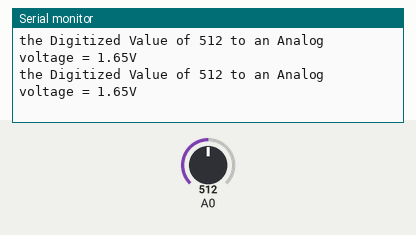
This program was run on a simulated ESP8266 (Wemos D1 mini). Shown: the last lines printed to the serial monitor. The inputs (shaded band) are chosen by the test bench; at power-on: A0 = 512.

Above: at 1.3 s.
1.4 s: A0 set to 716
At 1.9 s:
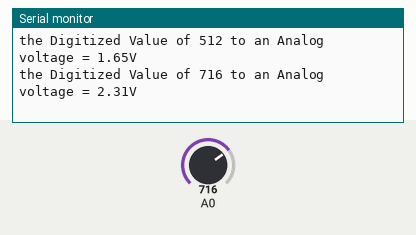
2.9 s: A0 set to 900
At 3.4 s:
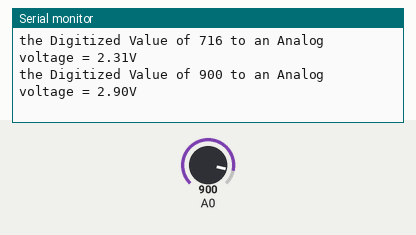
Timing chart, 0 to 5.9 s (numbered marks = the images above; inputs shaded):
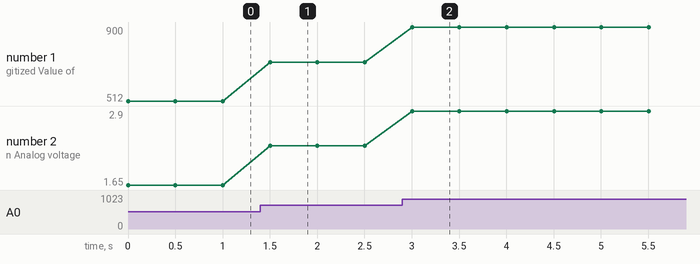

Measured:
- after the input at 1.4 s, the serial monitor: prints a new line after 0.10 s (image 1)
- after the input at 2.9 s, the serial monitor: prints a new line after 0.10 s (image 2)
- plotted number 1: 512 → 716 after the input at 1.4 s, 716 → 900 after the input at 2.9 s
- plotted number 2: 1.65 → 2.31 after the input at 1.4 s, 2.31 → 2.9 after the input at 2.9 s

The program:

main.cpp
```cpp
#include <Arduino.h>

//I Noris Singa, 000812720 certify that this material is my original work. No other person's work has been
//used without due acknowledgement. I have not made my work available to anyone else.


void setup() {
   // configure the USB serial monitor
  Serial.begin(115200);
}

void loop() {


  // read digitized value from the D1 Mini's A/D convertor
  int iVal = analogRead(A0);


  // iVal = map(iVal, 0, 1023 , 0, 3.3 );
  float voltage = iVal * (3.3/1023.0);
  // print value to the USB port
  Serial.println("the Digitized Value of " + String(iVal) + " to an Analog voltage = " + String(voltage)+"V");


  // wait 0.5 seconds (500 ms)
  delay(500);
}
```
